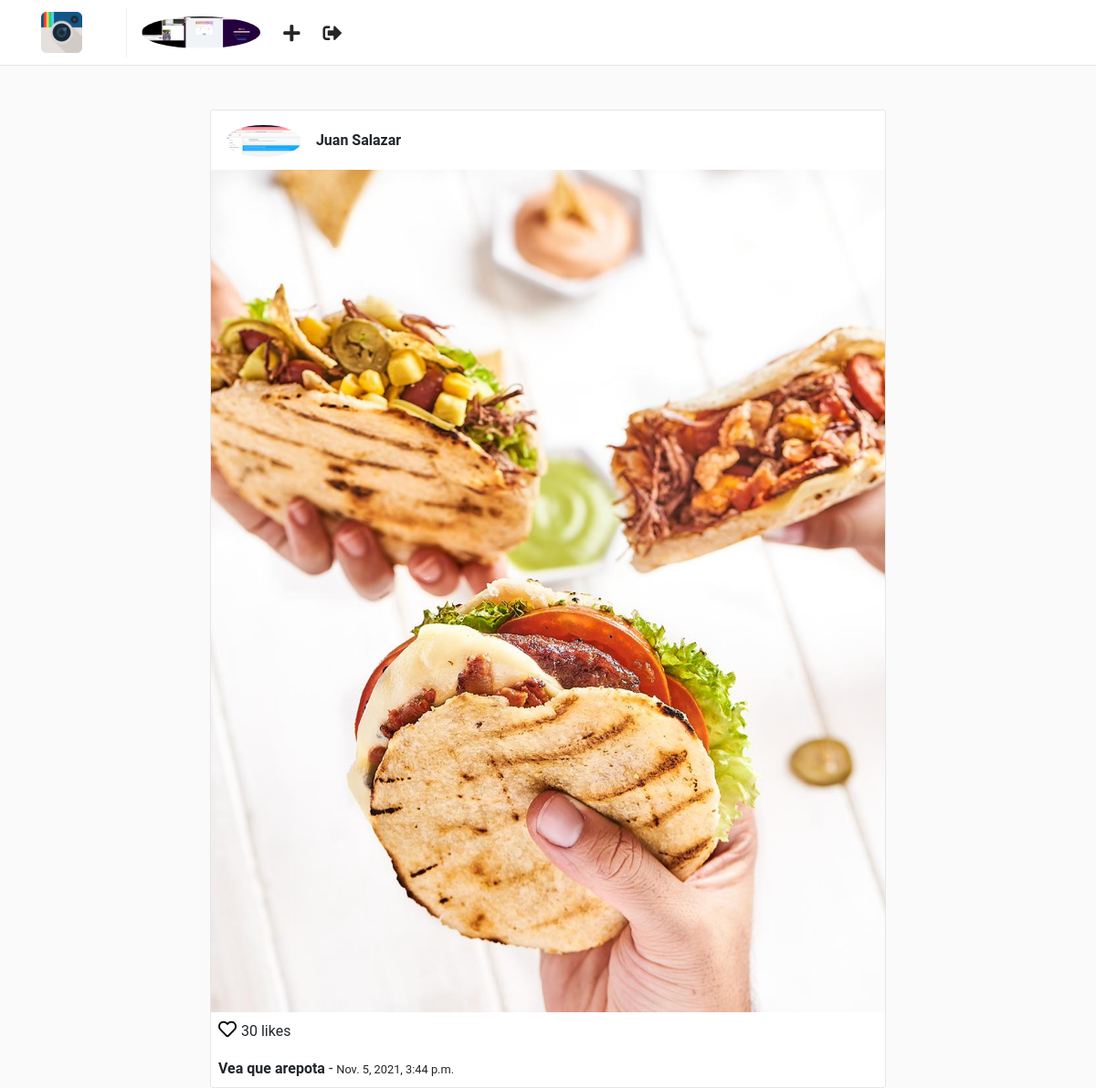
Page /posts/2/ (signed in) on the committed database.
### users/models.py (models this page shows, shortened)
class Profile(models.Model):
    user = models.OneToOneField(User, on_delete=models.CASCADE)
    website = models.URLField(max_length=200, blank=True)
    biography = models.TextField(blank=True)
    phone_number = models.CharField(max_length=20, blank=True)
    picture = models.ImageField(
        upload_to='users/pictures',
        default='img/instragram.png'
    )
    created = models.DateTimeField(auto_now_add=True)
    modified = models.DateTimeField(auto_now=True)

### posts/models.py (models this page shows, shortened)
class Post(models.Model):
    user = models.ForeignKey(User, on_delete=models.CASCADE)
    profile = models.ForeignKey('users.Profile', on_delete=models.CASCADE)
    title = models.CharField(max_length=255)
    photo = models.ImageField(upload_to='posts/photos')
    created = models.DateTimeField(auto_now_add=True)
    modified = models.DateTimeField(auto_now=True)

### posts/views.py (the view)
class PostDetailView(LoginRequiredMixin, DetailView):
    context_object_name = 'post'
    model = Post
    queryset = Post.objects.all()
    slug_field = posts
    slug_url_kwarg = posts
    template_name = 'posts/detail.html'

### templates/posts/detail.html (shortened to what this page needs)
{% extends "base.html" %}
{% block container %}
    {% include 'posts/post_card.html' %}
{% endblock %}

### templates/nav.html
{% load static %}
<nav class="navbar navbar-expand-lg fixed-top" id="main-navbar">
    <div class="container">
        <a class="navbar-brand pr-5" style="border-right: 1px solid #efefef;" href="{% url 'posts:Feed' %}">
            <img src="{% static 'img/instagram.png' %}" height="45" class="d-inline-block align-top"/>
        </a>
        <div class="collapse navbar-collapse">
            <ul class="navbar-nav mr-auto">
                <li class="nav-item">
                    <a href="{% url 'users:detail' request.user.username %}">
                        {% if request.user.profile.picture %}
                            <img src="{{ request.user.profile.picture.url }}" height="35" class="d-inline-block align-top rounded-circle"/>
                        {% else %}
                            <img src="{% static 'img/default-profile.png' %}" height="35" class="d-inline-block align-top rounded-circle"/>
                        {% endif %}
                    </a>
                </li>
                <li class="nav-item nav-icon">
                    <a href="{% url 'posts:create' %}">
                        <i class="fas fa-plus"></i>
                    </a>
                </li>
                <li class="nav-item nav-icon">
                    <a href="{% url 'users:logout' %}">
                        <i class="fas fa-sign-out-alt"></i>
                    </a>
                </li>
            </ul>
        </div>
    </div>
</nav>

### templates/posts/post_card.html
<br>
<div class="col-sm-12 col-md-8 offset-md-2 mt-5 p-0 post-container">
    <div class="media pt-3 pl-3 pb-1">
        <a href="{% url 'users:detail' post.user.username %}">
            <img class="mr-3 rounded-circle" height="35" src="{{ post.profile.picture.url }}" alt="{{ post.user.get_full_name }}">
        </a>
        <div class="media-body">
            <p style="margin-top: 5px;"><b>{{ post.user.get_full_name }}</b></p>
        </div>
    </div>
    <img style="width: 100%;" src="{{ post.photo.url }}" alt="{{ post.title }}">
    <p class="mt-1 ml-2" >
        <a href="" style="color: #000; font-size: 20px;">
            <i class="far fa-heart"></i>
        </a> 30 likes
    </p>
    <p class="ml-2 mt-0 mb-2">
        <b>{{ post.title }}</b> - <small>{{ post.created }}</small>
    </p>
</div>

### static/css/main.css (style rules this page uses)
html, body { background: #fafafa; height: 100%; width: 100%; font-family: 'Roboto', sans-serif; }
#main-navbar { background: #fff; border-bottom: 1px solid rgba(0,0,0,.0975); }
.post-container { background: #fff; border: 1px solid #e6e6e6; border-radius: 3px; }
.nav-icon a { color: #262626; font-size: 1.3em; display: block; margin-top: .2em; margin-left: 1.2em; font-weight: 100; }

### rows in the picture
Post: profile.picture (picture), user.get_full_name "Juan Salazar", photo (picture), title "Vea que arepota", created "Nov. 5, 2021, 3:44 p.m."
